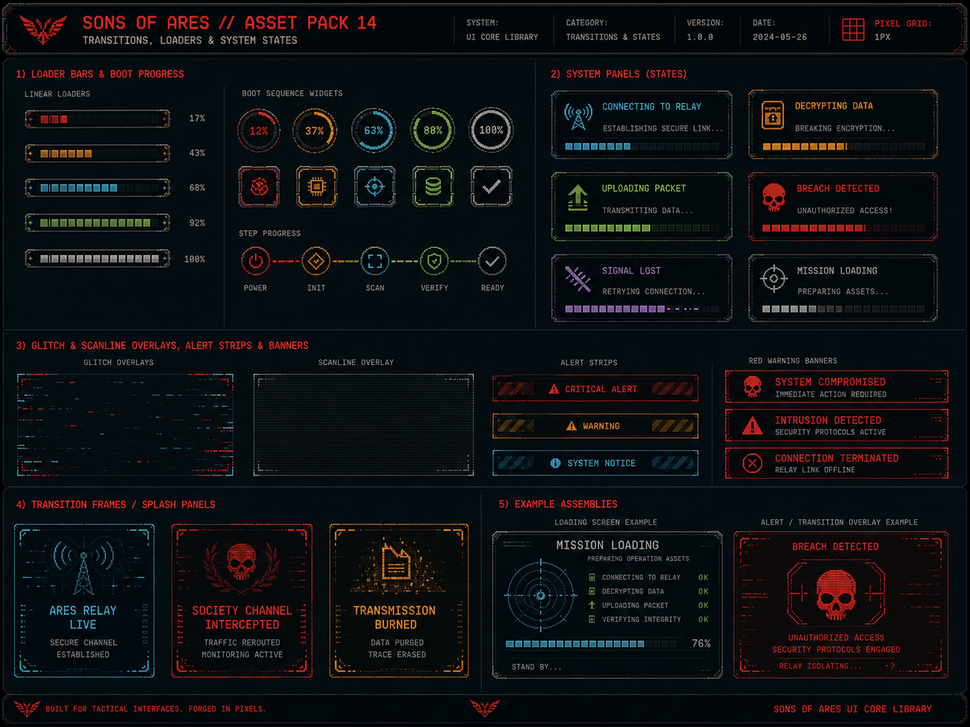
#> input picture assets/ui_assets_uploaded/asset_pack15.png, 970 x 727 px, shrunk from 1448 x 1086 before the run, found by its file name
$ python analyze_boxes.py
#> lines starting #> are read from the running program, lines starting #| are printed output that depends on the picture; after the words box and inside, x2 and y2 are one past the last pixel; in counts of white or black regions, pixels touching at a corner belong together
import cv2
import numpy as np

def get_background_color(img):
    pixels = img[:,:,:3].reshape(-1, 3)
    quantized = (pixels // 10) * 10
    colors, counts = np.unique(quantized, axis=0, return_counts=True)
    dominant_quantized = colors[np.argmax(counts)]

    mask = np.all((pixels // 10) * 10 == dominant_quantized, axis=1)
    median_color = np.median(pixels[mask], axis=0)
    return median_color

def analyze_boxes(filepath):
    img = cv2.imread(filepath, cv2.IMREAD_UNCHANGED)
#> img is the input picture: shape (727, 970, 3); mean B, G, R 18.6, 16.3, 14.2
    if len(img.shape) == 2:
        img = cv2.cvtColor(img, cv2.COLOR_GRAY2BGRA)
    elif img.shape[2] == 3:
        img = cv2.cvtColor(img, cv2.COLOR_BGR2BGRA)
#> img: shape (727, 970, 4)

    bg_color = get_background_color(img)
#> in get_background_color, `colors, counts = np.unique(quantized, axis=0, return_counts=True)`: colors = 1684 rows, first 8: [0, 0, 0], [0, 0, 10], [0, 0, 20], [0, 0, 30], [0, 0, 40], [0, 0, 50], [0, 0, 60], [0, 0, 70]; counts = 1684 values, max 332197 at index 89, min 1 at index 10, mean 418.8
#> in get_background_color, `dominant_quantized = colors[np.argmax(counts)]`: dominant_quantized = [10, 10, 0]
#> in get_background_color, `median_color = np.median(pixels[mask], axis=0)`: median_color = [17, 12, 3]
#> bg_color = [17, 12, 3]
    tolerance = 15
    lower = np.clip(bg_color.astype(int) - tolerance, 0, 255).astype(np.uint8)
#> lower = [2, 0, 0]
    upper = np.clip(bg_color.astype(int) + tolerance, 0, 255).astype(np.uint8)
#> upper = [32, 27, 18]

    mask = cv2.inRange(img[:,:,:3], lower, upper)
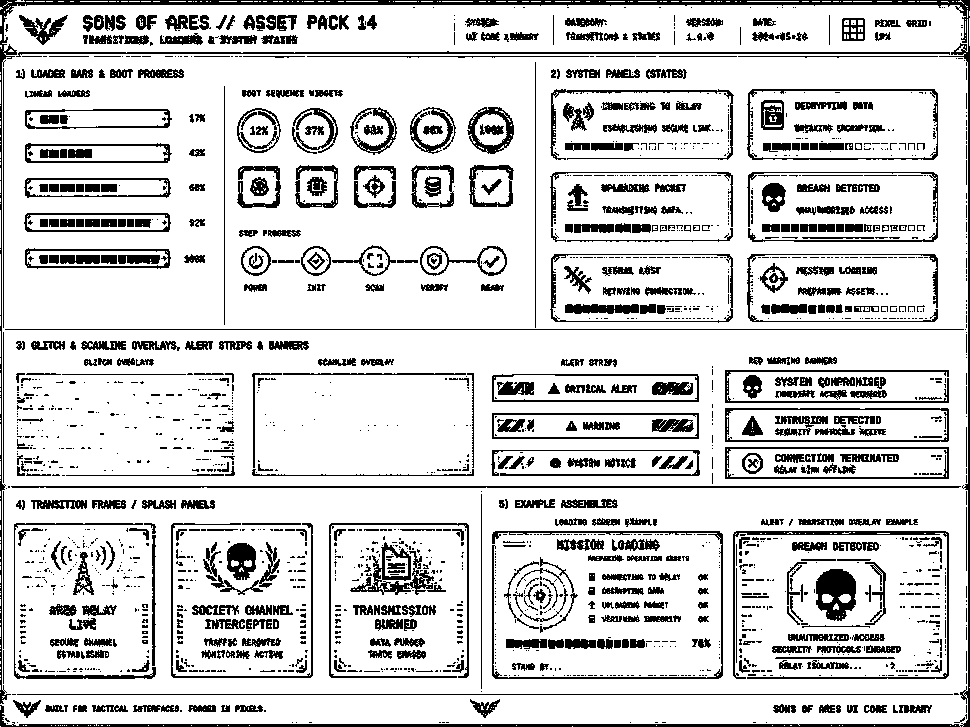
#> mask: shape (727, 970); 82.8% white; 2084 black regions (1463 under 20 px), largest, box (x1, y1, x2, y2) and area: (0, 0, 970, 727) 10160, (11, 486, 961, 488) 1889, (16, 51, 950, 57) 1871
    fg_mask = cv2.bitwise_not(mask)

    # 1. Mild morphological close to group text inside panels, but not so much it merges adjacent panels
    kernel = np.ones((8, 8), np.uint8)
    closed_mask = cv2.morphologyEx(fg_mask, cv2.MORPH_CLOSE, kernel)
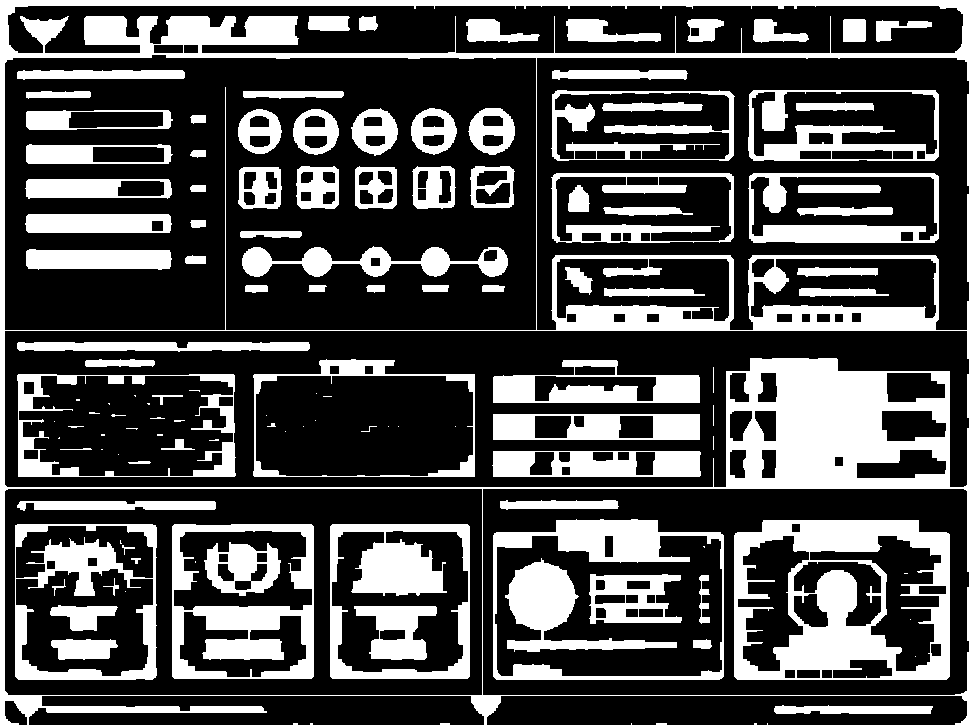
#> closed_mask: shape (727, 970); 30.4% white; 124 white regions (33 under 20 px), largest, box (x1, y1, x2, y2) and area: (0, 0, 970, 727) 62651, (734, 520, 950, 680) 17586, (172, 524, 314, 679) 9026

    num_labels, labels, stats, centroids = cv2.connectedComponentsWithStats(closed_mask, connectivity=8)
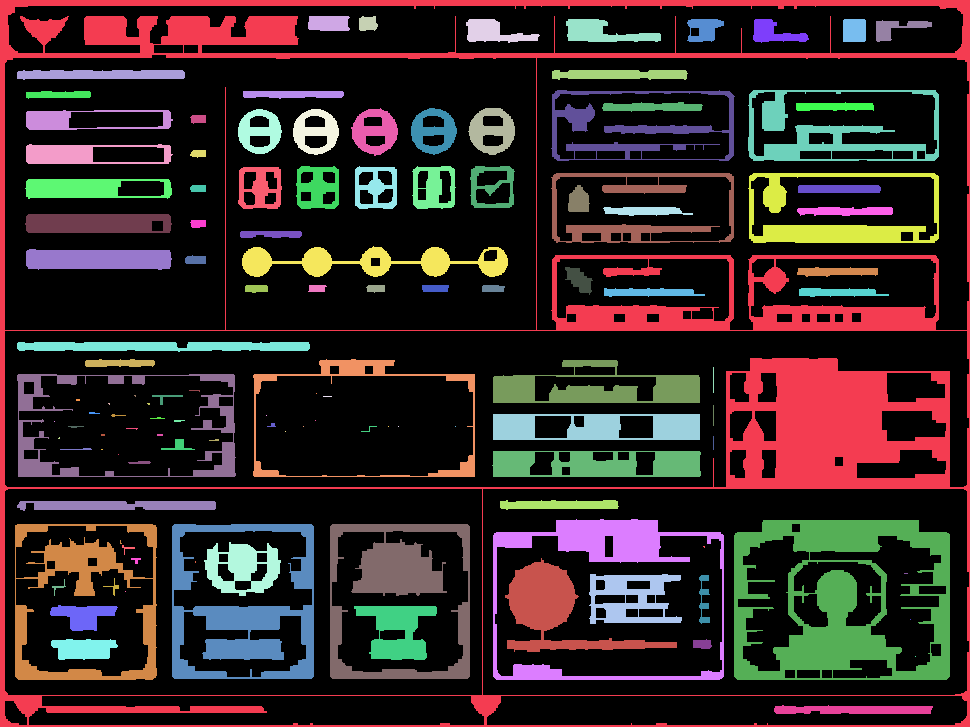
#> labels: shape (727, 970) int32; 125 distinct labels, from 0 to 124; one colour per label, 0 black
#> num_labels = 125; stats = 125 rows, first 6: [5, 6, 964, 719, 491050], [0, 0, 970, 727, 62651], [308, 16, 42, 15, 591], [359, 16, 19, 15, 240], [466, 19, 74, 24, 985], [566, 19, 95, 23, 1253]; centroids = 125 pairs, first value 54 to 915, second value 22.91 to 709.4

    img_h, img_w = img.shape[:2]

    boxes = []
    for i in range(1, num_labels):
        x = stats[i, cv2.CC_STAT_LEFT]
        y = stats[i, cv2.CC_STAT_TOP]
        w = stats[i, cv2.CC_STAT_WIDTH]
        h = stats[i, cv2.CC_STAT_HEIGHT]

        if w < 10 or h < 10:
            continue

        # Let's print the dimensions of large boxes
        if w > img_w * 0.2 or h > img_h * 0.2:
            print(f"Large box found: w={w} ({w/img_w:.2f}), h={h} ({h/img_h:.2f})")

        boxes.append((x, y, w, h))
#> this loop made 124 passes
#> (x, y, w, h) on passes 1 to 8: (0, 0, 970, 727), (308, 16, 42, 15), (359, 16, 19, 15), (466, 19, 74, 24), (566, 19, 95, 23), (687, 19, 37, 23), (753, 19, 56, 24), (843, 19, 23, 23)
#> (printed output is left out)
#> after the loop, boxes = 61 items, first 6: (0, 0, 970, 727), (308, 16, 42, 15), (359, 16, 19, 15), (466, 19, 74, 24), (566, 19, 95, 23), (687, 19, 37, 23)

    print(f"Total raw boxes: {len(boxes)}")
#| Total raw boxes: 61

analyze_boxes("assets/ui_assets_uploaded/asset_pack15.png")

$ run again, with assets/ui_assets_uploaded/asset_pack1.png copied over assets/ui_assets_uploaded/asset_pack15.png
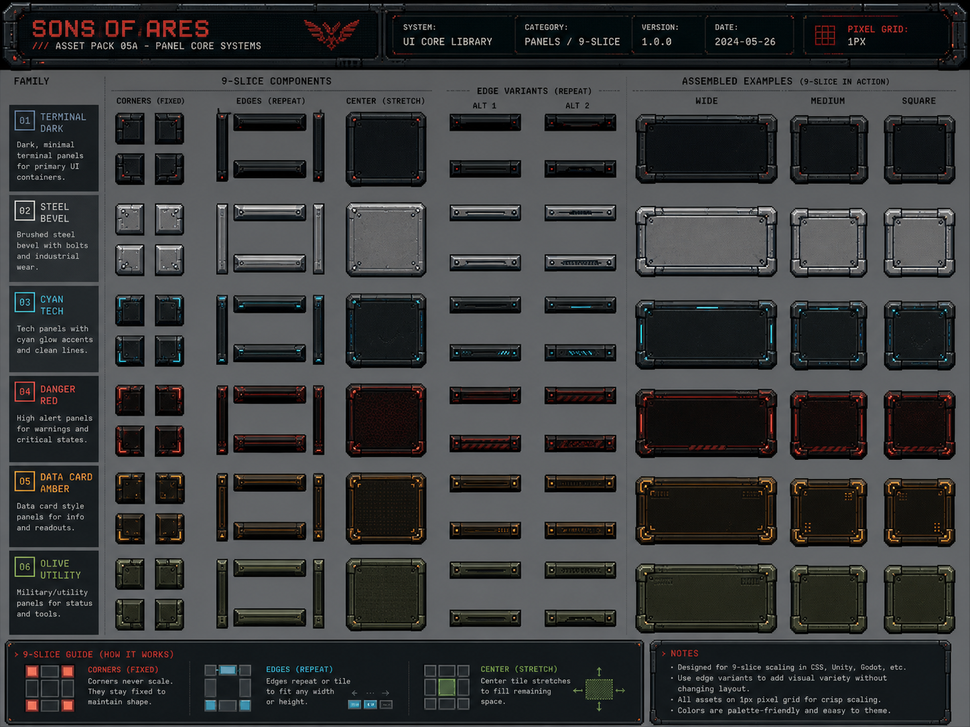
#> input picture assets/ui_assets_uploaded/asset_pack1.png, 970 x 727 px, shrunk from 1448 x 1086 before the run, found by its file name
#> in analyze_boxes, img is the input picture: shape (727, 970, 3); mean B, G, R 59.9, 59.2, 57.9
#> img: shape (727, 970, 4)
#> colors = 1762 rows, first 8: [0, 0, 0], [0, 0, 10], [0, 0, 20], [0, 0, 30], [0, 0, 40], [0, 0, 50], [0, 0, 60], [0, 0, 70]; counts = 1762 values, max 88713 at index 1185, min 1 at index 9, mean 400.2
#> dominant_quantized = [100, 100, 90]
#> median_color = [103, 101, 98]
#> lower = [88, 86, 83]
#> upper = [118, 116, 113]
#> in analyze_boxes, `mask = cv2.inRange(img[:,:,:3], lower, upper)`:
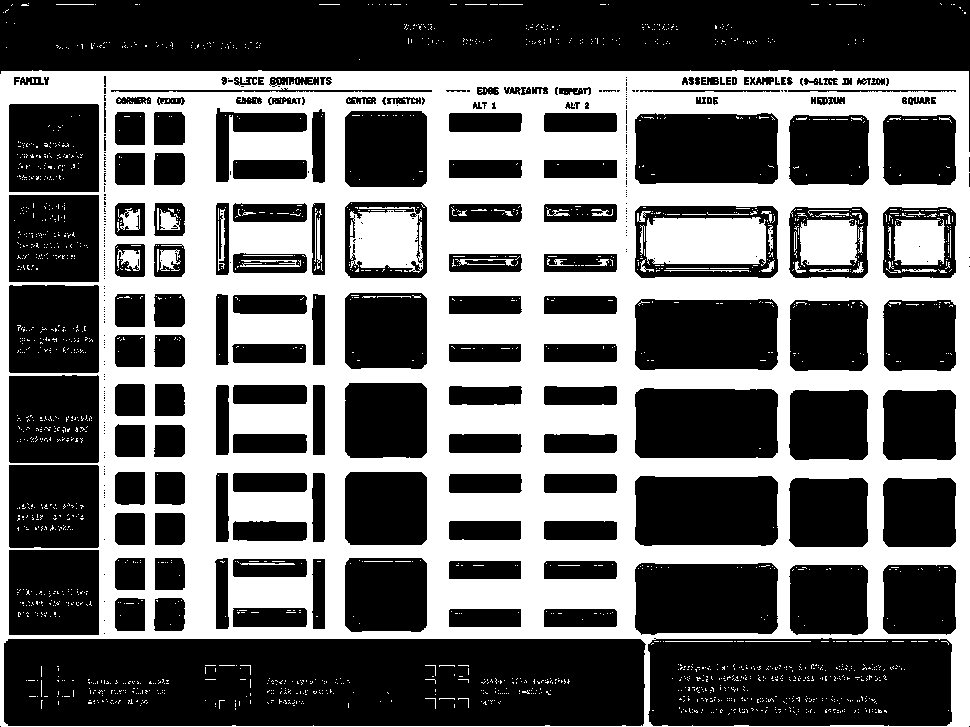
#> mask: shape (727, 970); 40.7% white; 2129 white regions (2058 under 20 px), largest, box (x1, y1, x2, y2) and area: (0, 70, 970, 727) 263403, (646, 217, 766, 266) 5399, (349, 207, 423, 273) 3807
#> closed_mask: shape (727, 970); 63.1% white; 23 black regions, largest, box (x1, y1, x2, y2) and area: (100, 72, 970, 727) 218207, (0, 72, 105, 727) 8772, (647, 219, 767, 265) 5286
#> in analyze_boxes, `num_labels, labels, stats, centroids = cv2.connectedComponentsWithStat..`:
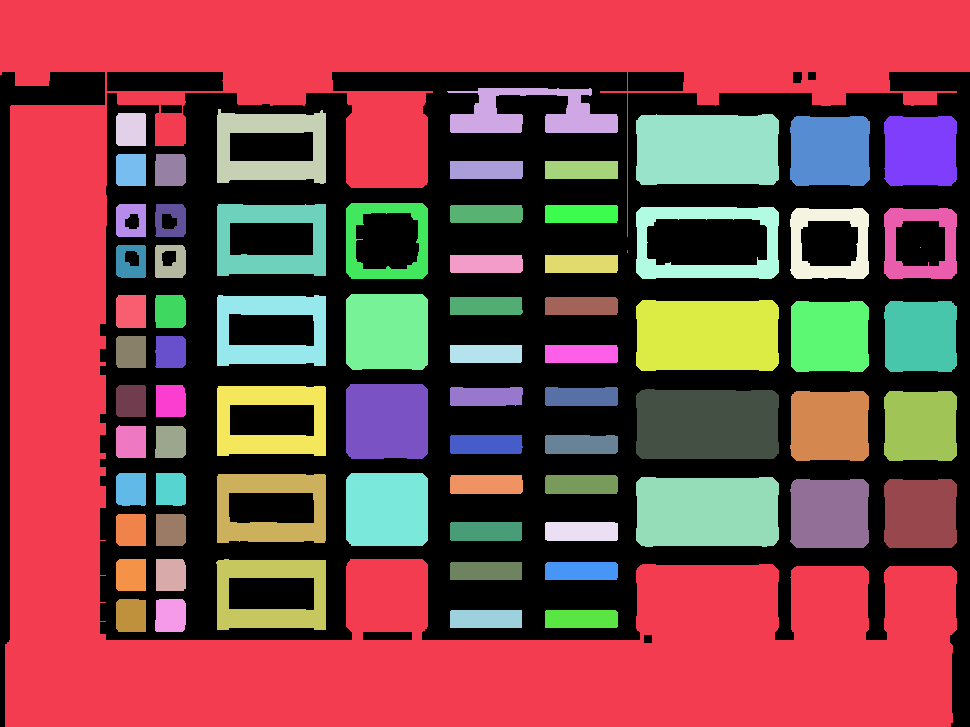
#> labels: shape (727, 970) int32; 75 distinct labels, from 0 to 74; one colour per label, 0 black
#> num_labels = 75; stats = 75 rows, first 6: [0, 72, 970, 655, 259877], [0, 0, 970, 727, 249288], [447, 88, 171, 45, 4338], [217, 109, 109, 75, 4970], [116, 113, 30, 33, 981], [636, 114, 143, 71, 9772]; centroids = 75 pairs, first value 130.3 to 920.2, second value 113.8 to 618.5
#> the loop in analyze_boxes, `for i in range(1, num_labels):` made 74 passes
#> (x, y, w, h) on passes 1 to 8: (0, 0, 970, 727), (447, 88, 171, 45), (217, 109, 109, 75), (116, 113, 30, 33), (636, 114, 143, 71), (790, 116, 80, 70), (884, 116, 73, 70), (116, 154, 30, 32)
#> (printed output is left out)
#> after the loop in analyze_boxes, `for i in range(1, num_labels):`: boxes = 72 items, first 6: (0, 0, 970, 727), (447, 88, 171, 45), (217, 109, 109, 75), (116, 113, 30, 33), (636, 114, 143, 71), (790, 116, 80, 70)
#| Total raw boxes: 72

$ run again, with assets/ui_assets_uploaded/asset_pack10.png copied over assets/ui_assets_uploaded/asset_pack15.png
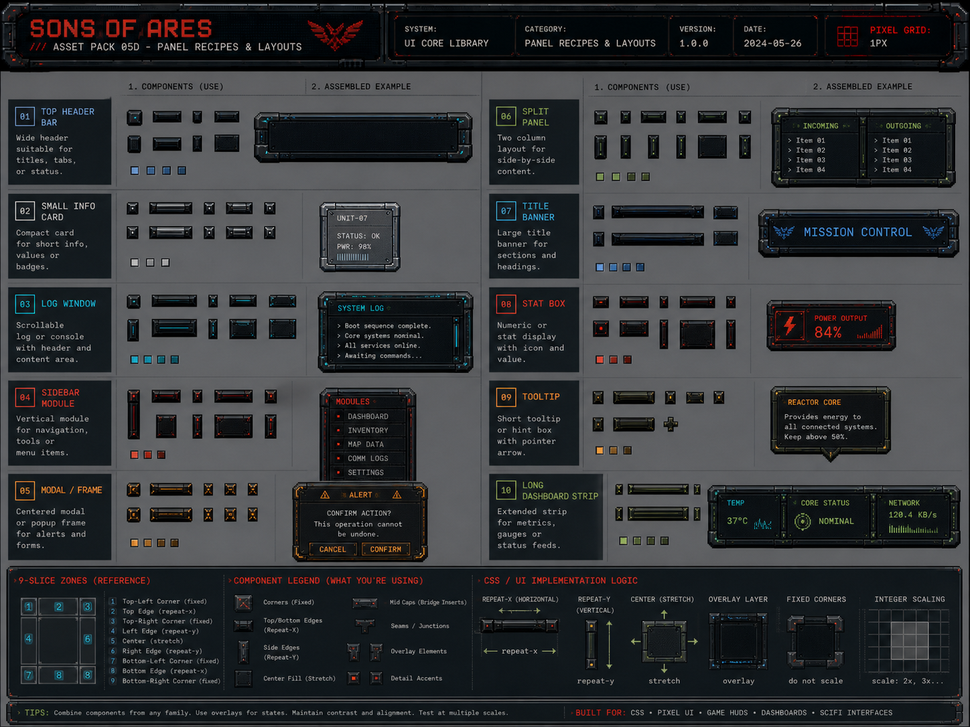
#> input picture assets/ui_assets_uploaded/asset_pack10.png, 970 x 727 px, shrunk from 1448 x 1086 before the run, found by its file name
#> in analyze_boxes, img is the input picture: shape (727, 970, 3); mean B, G, R 55.5, 53.2, 50.8
#> img: shape (727, 970, 4)
#> colors = 1804 rows, first 8: [0, 0, 0], [0, 0, 10], [0, 0, 20], [0, 0, 30], [0, 0, 40], [0, 0, 50], [0, 0, 60], [0, 0, 70]; counts = 1804 values, max 139847 at index 1149, min 1 at index 22, mean 390.9
#> dominant_quantized = [90, 90, 90]
#> median_color = [98, 95, 94]
#> lower = [83, 80, 79]
#> upper = [113, 110, 109]
#> in analyze_boxes, `mask = cv2.inRange(img[:,:,:3], lower, upper)`:
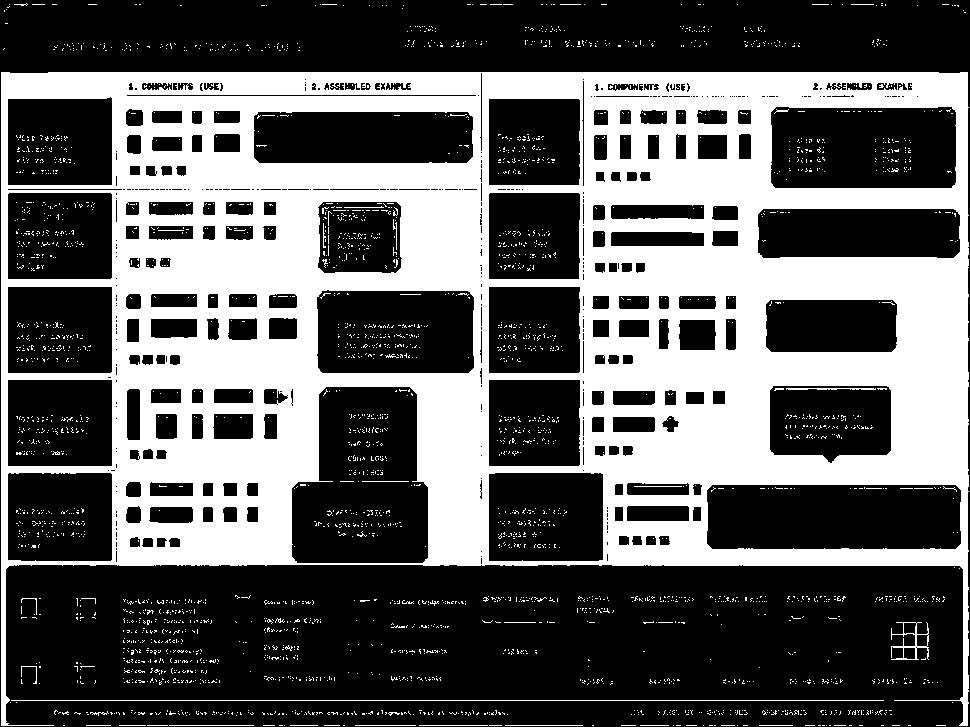
#> mask: shape (727, 970); 37% white; 3054 white regions (3016 under 20 px), largest, box (x1, y1, x2, y2) and area: (1, 72, 969, 726) 250157, (11, 700, 884, 701) 873, (891, 622, 929, 660) 342
#> closed_mask: shape (727, 970); 67.3% white; 10 black regions, largest, box (x1, y1, x2, y2) and area: (2, 73, 496, 567) 111301, (483, 73, 970, 508) 103848, (604, 522, 969, 568) 8603
#> in analyze_boxes, `num_labels, labels, stats, centroids = cv2.connectedComponentsWithStat..`:
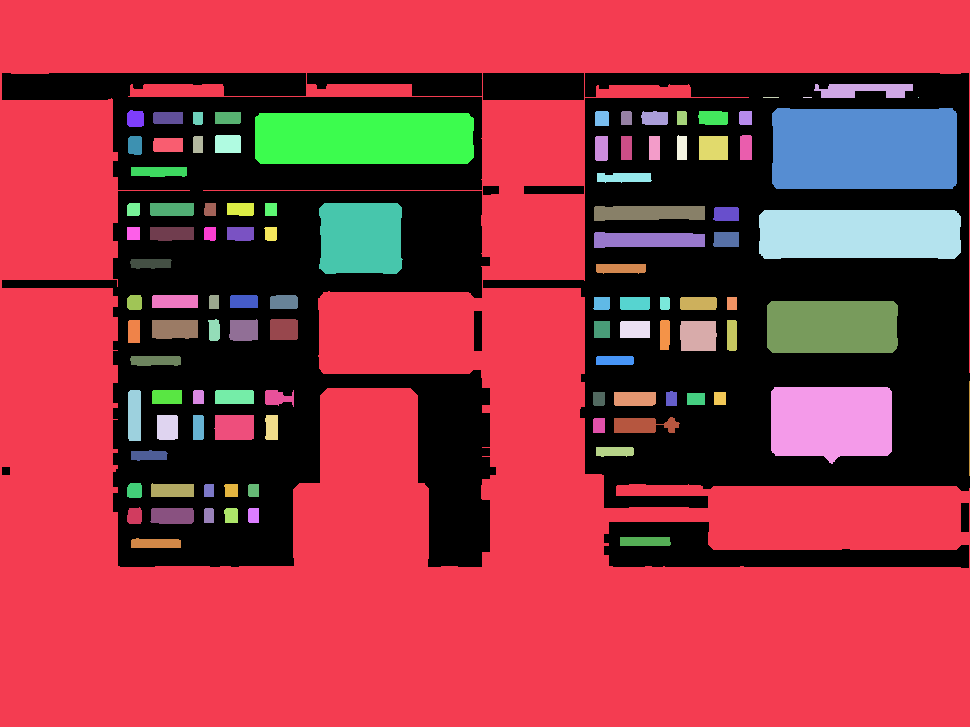
#> labels: shape (727, 970) int32; 103 distinct labels, from 0 to 102; one colour per label, 0 black
#> num_labels = 103; stats = 103 rows, first 6: [2, 73, 968, 495, 230524], [0, 0, 970, 727, 383517], [814, 84, 99, 14, 1011], [763, 97, 16, 1, 16], [803, 97, 9, 1, 9], [918, 97, 1, 1, 1]; centroids = 103 pairs, first value 133 to 969, second value 89.63 to 543
#> the loop in analyze_boxes, `for i in range(1, num_labels):` made 102 passes
#> (x, y, w, h) on passes 1 to 8: (0, 0, 970, 727), (814, 84, 99, 14), (763, 97, 16, 1), (803, 97, 9, 1), (918, 97, 1, 1), (772, 108, 185, 81), (127, 110, 17, 17), (595, 111, 14, 15)
#> (printed output is left out)
#> after the loop in analyze_boxes, `for i in range(1, num_labels):`: boxes = 96 items, first 6: (0, 0, 970, 727), (814, 84, 99, 14), (772, 108, 185, 81), (127, 110, 17, 17), (595, 111, 14, 15), (621, 111, 11, 14)
#| Total raw boxes: 96
